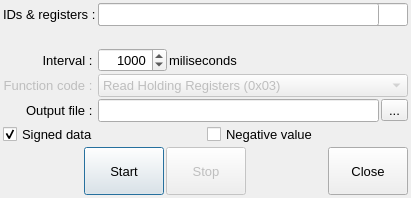
<?xml version="1.0" encoding="UTF-8"?>
<ui version="4.0">
 <class>BatchProcessor</class>
 <widget class="QDialog" name="BatchProcessor">
  <property name="geometry">
   <rect>
    <x>0</x>
    <y>0</y>
    <width>411</width>
    <height>198</height>
   </rect>
  </property>
  <property name="font">
   <font>
    <pointsize>10</pointsize>
   </font>
  </property>
  <property name="windowTitle">
   <string>QModBus Batch Processor</string>
  </property>
  <layout class="QVBoxLayout" name="verticalLayout">
   <property name="spacing">
    <number>2</number>
   </property>
   <property name="leftMargin">
    <number>3</number>
   </property>
   <property name="topMargin">
    <number>3</number>
   </property>
   <property name="rightMargin">
    <number>3</number>
   </property>
   <property name="bottomMargin">
    <number>3</number>
   </property>
   <item>
    <layout class="QGridLayout" name="gridLayout">
     <property name="topMargin">
      <number>0</number>
     </property>
     <item row="6" column="0" colspan="6">
      <layout class="QHBoxLayout" name="horizontalLayout_3">
       <property name="topMargin">
        <number>0</number>
       </property>
       <item>
        <widget class="QCheckBox" name="cbSigned">
         <property name="text">
          <string>Signed data</string>
         </property>
         <property name="checked">
          <bool>true</bool>
         </property>
        </widget>
       </item>
       <item>
        <widget class="QCheckBox" name="cbNegative">
         <property name="text">
          <string>Negative value</string>
         </property>
        </widget>
       </item>
      </layout>
     </item>
     <item row="0" column="0">
      <widget class="QLabel" name="label_6">
       <property name="text">
        <string>IDs &amp;&amp; registers :</string>
       </property>
       <property name="buddy">
        <cstring>slaveEdit</cstring>
       </property>
      </widget>
     </item>
     <item row="2" column="0">
      <widget class="QLabel" name="label_3">
       <property name="text">
        <string>Interval : </string>
       </property>
       <property name="alignment">
        <set>Qt::AlignRight|Qt::AlignTrailing|Qt::AlignVCenter</set>
       </property>
       <property name="buddy">
        <cstring>intervalSpinBox</cstring>
       </property>
      </widget>
     </item>
     <item row="5" column="1" colspan="4">
      <widget class="QLineEdit" name="outputFileEdit"/>
     </item>
     <item row="2" column="3" colspan="2">
      <spacer name="horizontalSpacer_5">
       <property name="orientation">
        <enum>Qt::Horizontal</enum>
       </property>
       <property name="sizeHint" stdset="0">
        <size>
         <width>40</width>
         <height>20</height>
        </size>
       </property>
      </spacer>
     </item>
     <item row="3" column="0">
      <widget class="QLabel" name="label_5">
       <property name="enabled">
        <bool>false</bool>
       </property>
       <property name="text">
        <string>Function code : </string>
       </property>
       <property name="alignment">
        <set>Qt::AlignRight|Qt::AlignTrailing|Qt::AlignVCenter</set>
       </property>
       <property name="buddy">
        <cstring>functionCode</cstring>
       </property>
      </widget>
     </item>
     <item row="2" column="1">
      <widget class="QSpinBox" name="intervalSpinBox">
       <property name="alignment">
        <set>Qt::AlignRight|Qt::AlignTrailing|Qt::AlignVCenter</set>
       </property>
       <property name="minimum">
        <number>200</number>
       </property>
       <property name="maximum">
        <number>99000</number>
       </property>
       <property name="singleStep">
        <number>100</number>
       </property>
       <property name="value">
        <number>1000</number>
       </property>
      </widget>
     </item>
     <item row="5" column="0">
      <widget class="QLabel" name="label_4">
       <property name="text">
        <string>Output file : </string>
       </property>
       <property name="alignment">
        <set>Qt::AlignRight|Qt::AlignTrailing|Qt::AlignVCenter</set>
       </property>
       <property name="buddy">
        <cstring>outputFileEdit</cstring>
       </property>
      </widget>
     </item>
     <item row="3" column="1" colspan="5">
      <widget class="QComboBox" name="functionCode">
       <property name="enabled">
        <bool>false</bool>
       </property>
       <property name="currentIndex">
        <number>2</number>
       </property>
       <item>
        <property name="text">
         <string>Read Coils (0x01)</string>
        </property>
       </item>
       <item>
        <property name="text">
         <string>Read Discrete Inputs (0x02)</string>
        </property>
       </item>
       <item>
        <property name="text">
         <string>Read Holding Registers (0x03)</string>
        </property>
       </item>
       <item>
        <property name="text">
         <string>Read Input Registers (0x04)</string>
        </property>
       </item>
       <item>
        <property name="text">
         <string>Write Single Coil (0x05)</string>
        </property>
       </item>
       <item>
        <property name="text">
         <string>Write Single Register (0x06)</string>
        </property>
       </item>
       <item>
        <property name="text">
         <string>Write Multiple Coils (0x0f)</string>
        </property>
       </item>
       <item>
        <property name="text">
         <string>Write Multiple Registers (0x10)</string>
        </property>
       </item>
      </widget>
     </item>
     <item row="5" column="5">
      <widget class="QToolButton" name="openOutputFileButton">
       <property name="text">
        <string>...</string>
       </property>
      </widget>
     </item>
     <item row="0" column="1" colspan="5">
      <layout class="QHBoxLayout" name="horizontalLayout_2">
       <property name="leftMargin">
        <number>0</number>
       </property>
       <property name="topMargin">
        <number>0</number>
       </property>
       <item>
        <widget class="QLineEdit" name="slaveEdit">
         <property name="text">
          <string>10:10,0x3001,0x3002</string>
         </property>
        </widget>
       </item>
      </layout>
     </item>
     <item row="2" column="2">
      <widget class="QLabel" name="label_7">
       <property name="text">
        <string>miliseconds</string>
       </property>
       <property name="buddy">
        <cstring>intervalSpinBox</cstring>
       </property>
      </widget>
     </item>
     <item row="0" column="1" colspan="4">
      <widget class="QLineEdit" name="slaveEdit"/>
     </item>
     <item row="1" column="2" colspan="3">
      <spacer name="horizontalSpacer_5">
       <property name="orientation">
        <enum>Qt::Horizontal</enum>
       </property>
       <property name="sizeHint" stdset="0">
        <size>
         <width>40</width>
         <height>20</height>
        </size>
       </property>
      </spacer>
     </item>
    </layout>
   </item>
   <item>
    <layout class="QHBoxLayout" name="horizontalLayout">
     <item>
      <spacer name="horizontalSpacer">
       <property name="orientation">
        <enum>Qt::Horizontal</enum>
       </property>
       <property name="sizeHint" stdset="0">
        <size>
         <width>40</width>
         <height>20</height>
        </size>
       </property>
      </spacer>
     </item>
     <item>
      <widget class="QPushButton" name="startButton">
       <property name="sizePolicy">
        <sizepolicy hsizetype="Minimum" vsizetype="Preferred">
         <horstretch>0</horstretch>
         <verstretch>0</verstretch>
        </sizepolicy>
       </property>
       <property name="text">
        <string>Start</string>
       </property>
      </widget>
     </item>
     <item>
      <widget class="QPushButton" name="stopButton">
       <property name="enabled">
        <bool>false</bool>
       </property>
       <property name="sizePolicy">
        <sizepolicy hsizetype="Minimum" vsizetype="Preferred">
         <horstretch>0</horstretch>
         <verstretch>0</verstretch>
        </sizepolicy>
       </property>
       <property name="text">
        <string>Stop</string>
       </property>
      </widget>
     </item>
     <item>
      <spacer name="horizontalSpacer_8">
       <property name="orientation">
        <enum>Qt::Horizontal</enum>
       </property>
       <property name="sizeHint" stdset="0">
        <size>
         <width>40</width>
         <height>20</height>
        </size>
       </property>
      </spacer>
     </item>
     <item>
      <widget class="QPushButton" name="closeButton">
       <property name="sizePolicy">
        <sizepolicy hsizetype="Minimum" vsizetype="Preferred">
         <horstretch>0</horstretch>
         <verstretch>0</verstretch>
        </sizepolicy>
       </property>
       <property name="text">
        <string>Close</string>
       </property>
      </widget>
     </item>
    </layout>
   </item>
  </layout>
 </widget>
 <tabstops>
  <tabstop>slaveEdit</tabstop>
  <tabstop>intervalSpinBox</tabstop>
  <tabstop>functionCode</tabstop>
  <tabstop>outputFileEdit</tabstop>
  <tabstop>openOutputFileButton</tabstop>
  <tabstop>startButton</tabstop>
  <tabstop>stopButton</tabstop>
  <tabstop>closeButton</tabstop>
 </tabstops>
 <resources/>
 <connections>
  <connection>
   <sender>closeButton</sender>
   <signal>clicked()</signal>
   <receiver>BatchProcessor</receiver>
   <slot>accept()</slot>
   <hints>
    <hint type="sourcelabel">
     <x>402</x>
     <y>160</y>
    </hint>
    <hint type="destinationlabel">
     <x>208</x>
     <y>99</y>
    </hint>
   </hints>
  </connection>
  <connection>
   <sender>openOutputFileButton</sender>
   <signal>clicked()</signal>
   <receiver>BatchProcessor</receiver>
   <slot>browseOutputFile()</slot>
   <hints>
    <hint type="sourcelabel">
     <x>492</x>
     <y>113</y>
    </hint>
    <hint type="destinationlabel">
     <x>505</x>
     <y>24</y>
    </hint>
   </hints>
  </connection>
  <connection>
   <sender>startButton</sender>
   <signal>clicked()</signal>
   <receiver>BatchProcessor</receiver>
   <slot>start()</slot>
   <hints>
    <hint type="sourcelabel">
     <x>138</x>
     <y>147</y>
    </hint>
    <hint type="destinationlabel">
     <x>67</x>
     <y>144</y>
    </hint>
   </hints>
  </connection>
  <connection>
   <sender>stopButton</sender>
   <signal>clicked()</signal>
   <receiver>BatchProcessor</receiver>
   <slot>stop()</slot>
   <hints>
    <hint type="sourcelabel">
     <x>212</x>
     <y>152</y>
    </hint>
    <hint type="destinationlabel">
     <x>267</x>
     <y>145</y>
    </hint>
   </hints>
  </connection>
 </connections>
 <slots>
  <slot>start()</slot>
  <slot>stop()</slot>
  <slot>browseOutputFile()</slot>
 </slots>
</ui>
